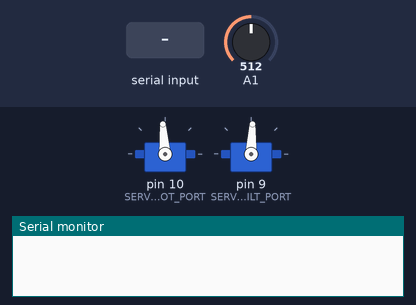
Bench run of a sketch on a simulated Arduino Uno, built with avr-gcc and run on an emulated ATmega328P. On the bench: 2 × servo, the last lines printed to the serial monitor. The inputs (shaded band) are chosen by the test bench; at power-on: A1 = 512.

Above: at 3.0 s.
3.1 s: "1" received over Serial
At 4.3 s:
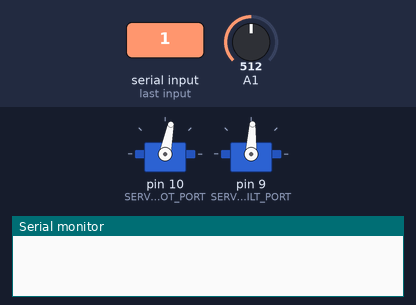
At 5.8 s:
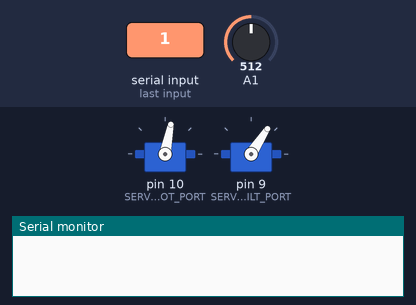
6.1 s: A1 set to 221
At 6.98 s:
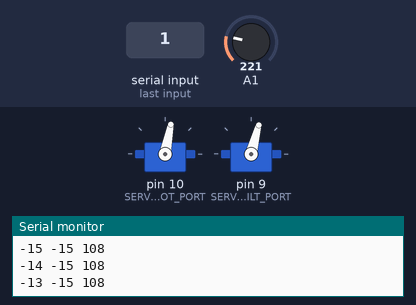
9.1 s: A1 set to 188
Timing chart, 0 to 51.8 s (numbered marks = the images above; inputs shaded):
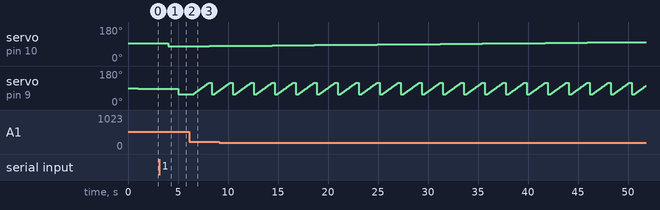

Measured:
- after the input at 3.1 s, servo on pin 10 (SERVO_ROT_PORT): 94° → 79° after 0.90 s; servo on pin 9 (SERVO_TILT_PORT): 87° → 57° after 1.9 s

The sketch:

Scan.ino
```cpp
#include <Servo.h>

//define constants
const int SERVO_TILT_PORT = 9;
const int SERVO_ROT_PORT = 10;
Servo servoRot;
Servo servoTilt;
int posRot = 0;
int posTilt = 0;
int rotAmt = 15;
int tiltAmt = 30;
int rotDelta = 1;
int tiltDelta = 1;
int centerRot = 94;
int centerTilt = 87;;

float distance;

boolean ran; //use to stop running after first run through

void setup() {
  Serial.begin(9600);
  pinMode(A1, INPUT);
  servoRot.attach(SERVO_ROT_PORT);
  servoTilt.attach(SERVO_TILT_PORT);
  ran = false;
}

void loop() {

//start directly facing test piece
servoRot.write(centerRot);
delay(1000);
servoTilt.write(centerTilt);
delay(1000);

//only run if received signal from reading script
if (Serial.available() > 0 && !ran){
    ran = true; //ensure it doesn't run again without reset
  } else {
    return;
  }

//go to initial position and give extra time to go there in case sensor was far away
servoRot.write(centerRot - rotAmt);
delay(1000);
servoTilt.write(centerTilt - tiltAmt);
delay(1000);

  for (posRot = centerRot - rotAmt; posRot <= centerRot + rotAmt; posRot += rotDelta) {
    servoRot.write(posRot);
    delay(250);
    servoTilt.write(centerTilt - tiltAmt); //go to starting tilt angle
    delay(250);
    for (posTilt = centerTilt - tiltAmt; posTilt <= centerTilt + tiltAmt; posTilt += tiltDelta) {
          servoTilt.write(posTilt);
          delay(10);
          distance = 9999;
          //get minimum of 5 readings
          for (int i = 0; i < 5; i++) {
            distance = min(analogRead(A1), distance);
            delay(2);
          }
          //send data to python script
          Serial.println(String(posTilt - centerTilt) + ' ' + String(posRot - centerRot) + ' ' + String(map(distance, 0, 1023, 0, 500)));
          delay(5);
    }
    Serial.println();
  }
}
```
